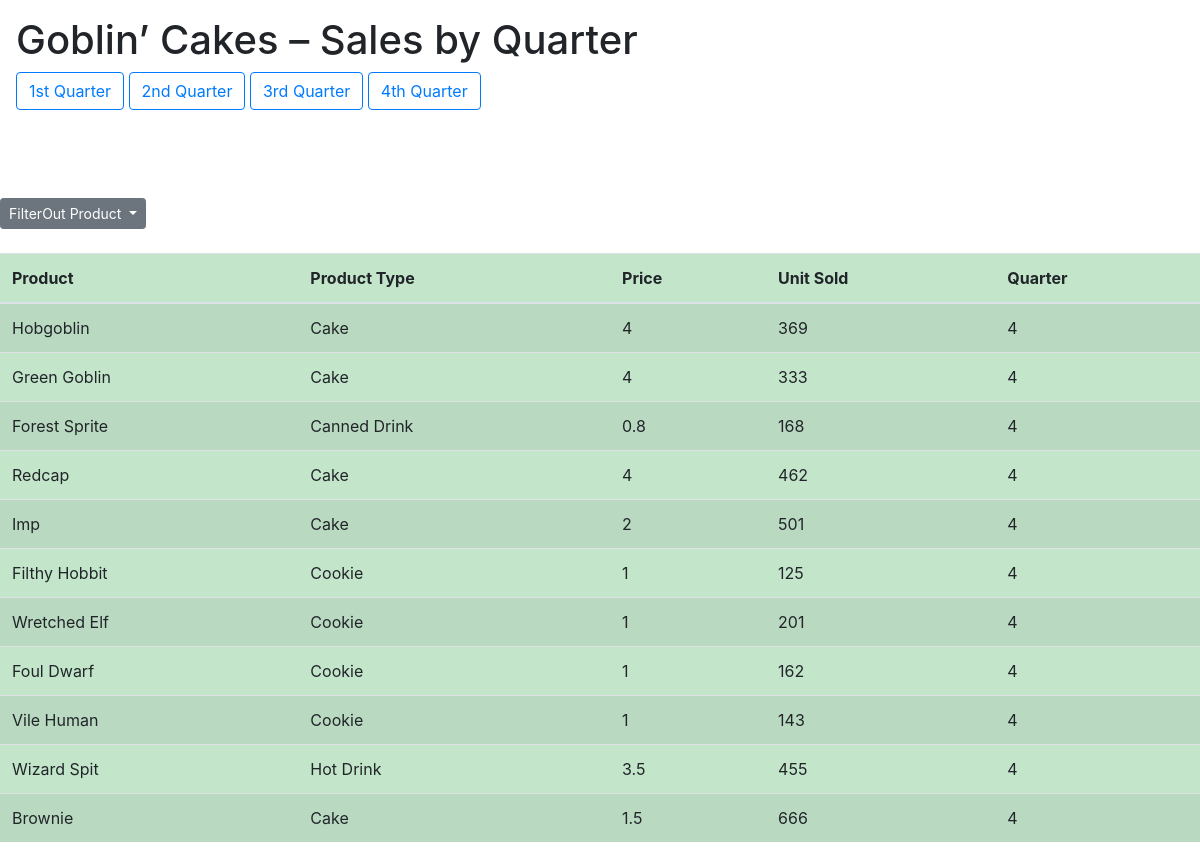
Screenshot of /sales/4 with the database file from the repository.
### tables this page shows
CREATE TABLE GoblinCakeSales (ID integer primary key autoincrement, Product nvarchar,Product_Type nvarchar,Price_Per int,Units_Sold int, Quarter int);

### app.py (the view)
@app.route('/sales/<quarter>')#+<FilterOut>
def sales(quarter ): #+ add filterOut as variable
    with engine.connect() as con:
        result = con.execute('SELECT * FROM GoblinCakeSales where GoblinCakeSales.Quarter = '+ quarter)#,+filterOut
        return render_template("table.html", rs=result)

### templates/table.html (shortened to what this page needs)
{% extends "base.html" %}
{% block content %}
<br>
<div class="float-end">
<div class="btn-group">
    <button class="btn btn-secondary btn-sm dropdown-toggle" type="button" data-bs-toggle="dropdown" aria-expanded="false">
      FilterOut Product
    </button>
</div>
</div><br>
<div class="overflow-scroll">
    <table class="table table-success table-striped"  id="Sales">
        <thead>
            <tr>
                <th> Product </th>
                <th> Product Type </th>
                <th> Price </th>
                <th> Unit Sold </th>
                <th> Quarter </th>
            </tr>
        </thead>
        <tbody>
            {% for r in rs %}
            <tr>
                <td> {{r[1]}} </td>
                <td> {{r[2]}} </td>
                <td> {{r[3]}} </td>
                <td> {{r[4]}} </td>
                <td> {{r[5]}} </td>
            </tr>
            {% endfor %}
        </tbody>
    </table>
</div>
{% endblock %}

### rows the page displays
GoblinCakeSales: Product "Hobgoblin", Product_Type "Cake", Price_Per "4", Units_Sold "369", Quarter "4"
GoblinCakeSales: Product "Green Goblin", Product_Type "Cake", Price_Per "4", Units_Sold "333", Quarter "4"
GoblinCakeSales: Product "Forest Sprite", Product_Type "Canned Drink", Price_Per "0.8", Units_Sold "168", Quarter "4"
GoblinCakeSales: Product "Redcap", Product_Type "Cake", Price_Per "4", Units_Sold "462", Quarter "4"
GoblinCakeSales: Product "Imp", Product_Type "Cake", Price_Per "2", Units_Sold "501", Quarter "4"
GoblinCakeSales: Product "Filthy Hobbit", Product_Type "Cookie", Price_Per "1", Units_Sold "125", Quarter "4"
GoblinCakeSales: Product "Wretched Elf", Product_Type "Cookie", Price_Per "1", Units_Sold "201", Quarter "4"
GoblinCakeSales: Product "Foul Dwarf", Product_Type "Cookie", Price_Per "1", Units_Sold "162", Quarter "4"
GoblinCakeSales: Product "Vile Human", Product_Type "Cookie", Price_Per "1", Units_Sold "143", Quarter "4"
GoblinCakeSales: Product "Wizard Spit", Product_Type "Hot Drink", Price_Per "3.5", Units_Sold "455", Quarter "4"
GoblinCakeSales: Product "Brownie", Product_Type "Cake", Price_Per "1.5", Units_Sold "666", Quarter "4"
